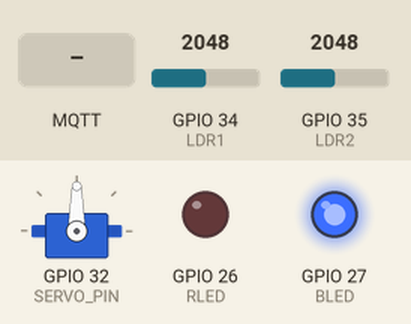
This sketch was run on a simulated ESP32. On the bench: servo, output pins drawn as LEDs (lit = HIGH). Inputs (shaded band) come from the test bench; at power-on: GPIO 34 (LDR1) = 2048, GPIO 35 (LDR2) = 2048. WiFi joins after 1.5 s; servers stay silent unless stated; no MQTT or app messages arrive unless stated; what the sketch prints to the serial monitor is not drawn.

Above: at 1.2 s.
1.3 s: MQTT message "CLOSE" arrives on the first subscribed topic
At 2.3 s:
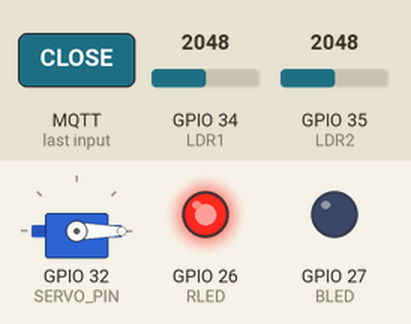
2.8 s: MQTT message "OPEN" arrives on the first subscribed topic
At 3.3 s:
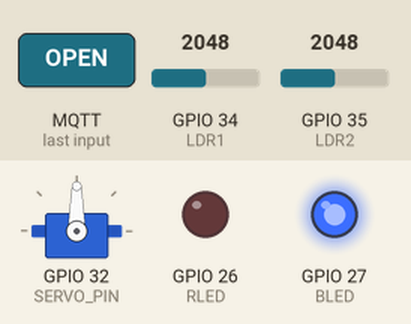
4.3 s: MQTT message "Boost" arrives on the first subscribed topic
5.8 s: GPIO 34 (LDR1) set to 1040
7.3 s: GPIO 34 (LDR1) set to 950
9.1 s: GPIO 35 (LDR2) set to 1063
10.6 s: GPIO 35 (LDR2) set to 931
Timing chart, 0 to 13.6 s (numbered marks = the images above; inputs shaded):
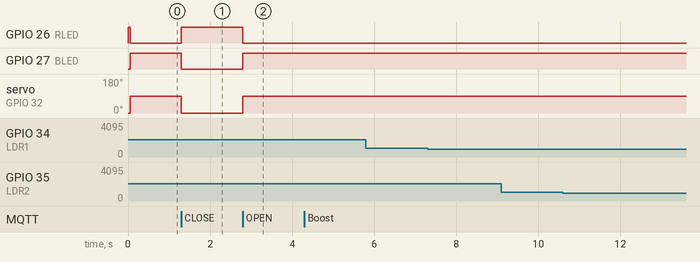

The sketch:

MiniProject.ino
```cpp
#include <ESP32Servo.h>
#include <WiFi.h>
#include <PubSubClient.h>

const char* ssid = "@JumboPlusIoT";
const char* password = "hr92o378";
const char* mqtt_server = "test.mosquitto.org";

#define LDR1 34
#define LDR2 35
#define SERVO_PIN 32
#define BLED 27
#define RLED 26

#define DARK_DETECT 800
#define LIGHT_RELEASE 1300
#define L 2600
#define H 3200
#define OPEN_ANGLE 90
#define CLOSE_ANGLE 0
#define MAX_SLOTS 5

int carCount = 0;
int lastSentCount = -1;
bool isManualMode = false; // เพิ่มตัวแปรเช็กโหมด Manual
enum SystemState { IDLE, CAR_ENTERING, CAR_EXITING, WAIT_CLOSE, MANUAL_HOLD};
SystemState currentState = IDLE;
unsigned long timer = 0;

Servo gate;
WiFiClient espClient;
PubSubClient client(espClient);

void setup() {
  Serial.begin(115200);
  pinMode(BLED, OUTPUT);
  pinMode(RLED, OUTPUT);

  gate.attach(SERVO_PIN, 500, 2400);
  gate.write(CLOSE_ANGLE);
  Serial.println("Ready. State: IDLE");

  digitalWrite(RLED,HIGH);

  WiFi.begin(ssid, password);
  client.setServer(mqtt_server, 1883);
  client.setCallback(callback);
}

void loop() {
  if (!client.connected()) reconnect();
  client.loop();

  // ทำงานส่วนเซนเซอร์เฉพาะเมื่อไม่ได้อยู่ในโหมด Manual
  if (!isManualMode) {
    int v1 = analogRead(LDR1);
    int v2 = analogRead(LDR2);

    Serial.print(v1);
    Serial.print("    ");
    Serial.print(v2);


    switch (currentState) {
      case IDLE:
        LED(0);
        if (v1 < DARK_DETECT) {
          if (carCount < MAX_SLOTS) {
            gate.write(OPEN_ANGLE); LED(1);
            client.publish("Group7/status", "Entering...", true);
            currentState = CAR_ENTERING;
          } else {
            client.publish("Group7/status", "PARKING FULL!", true);
            digitalWrite(RLED, LOW); delay(200); digitalWrite(RLED, HIGH);
          }
        }
        else if (v2 < L) {
          LED(1);
          gate.write(OPEN_ANGLE);
          client.publish("Group7/status", "Exiting...", true);
          currentState = CAR_EXITING;
          Serial.println("State: CAR_EXITING");
        }
        break;

      case CAR_ENTERING:
        if (v2 < L) {
          carCount++;
          currentState = WAIT_CLOSE;
          client.publish("Group7/count", String(carCount).c_str(), true);
          timer = millis();
          Serial.println("Success: Car Entered. New Count: " + String(carCount));
        }
        break;

      case CAR_EXITING:
        if (v1 < DARK_DETECT) {
          if(carCount > 0) carCount--;
          currentState = WAIT_CLOSE;
          client.publish("Group7/count", String(carCount).c_str(), true);
          timer = millis();
          Serial.println("Success: Car Exited. New Count: " + String(carCount));
        }
        break;

      case WAIT_CLOSE:
        if (v1 > LIGHT_RELEASE && v2 > H && (millis() - timer > 2000)) {
          gate.write(CLOSE_ANGLE);
          LED(0);
          if (carCount != lastSentCount) {
              lastSentCount = carCount;
          }
          client.publish("Group7/status", "Ready", true);
          currentState = IDLE;
          Serial.println("State: IDLE (Gate Closed)");
        }
        break;

      case MANUAL_HOLD:
        break;
    }
  }
}

void LED(int a){
    if(a==1){
    digitalWrite(BLED,HIGH);
    digitalWrite(RLED,LOW);}
    if(a==0){
    digitalWrite(BLED,LOW);
    digitalWrite(RLED,HIGH);}
}

void callback(char* topic, byte* payload, unsigned int length) {
  String msg = "";
  for (int i = 0; i < length; i++) msg += (char)payload[i];
  String strTopic = String(topic);

  if (strTopic == "Group7/command") {
    // กรณีที่ 1: กดปุ่มสั่งเปิด (จะเข้าโหมด Manual อัตโนมัติ)
    if (msg == "OPEN") {
      isManualMode = true;        // หยุดการทำงานของเซนเซอร์ LDR ใน loop()
      currentState = MANUAL_HOLD; // ล็อกสถานะระบบไม่ให้เปลี่ยนไปมา
      gate.write(OPEN_ANGLE);
      LED(1);
      client.publish("Group7/status", "MODE: MANUAL (Opened)", true);
      Serial.println("Manual Command: OPEN. Sensor Paused.");
    }

    // กรณีที่ 2: กดปุ่มสั่งปิด (จะเข้าโหมด Manual อัตโนมัติ)
    else if (msg == "CLOSE") {
      isManualMode = true;
      currentState = MANUAL_HOLD;
      gate.write(CLOSE_ANGLE);
      LED(0);
      client.publish("Group7/status", "MODE: MANUAL (Closed)", true);
      Serial.println("Manual Command: CLOSE. Sensor Paused.");
    }

    // กรณีที่ 3: กดปุ่ม Boost เพื่อกลับสู่โหมด Auto
    else if (msg == "Boost") {
      isManualMode = false;       // เปิดการทำงานของเซนเซอร์ LDR ให้กลับมาทำงาน
      currentState = IDLE;        // รีเซ็ตสถานะกลับไปจุดเริ่มต้น
      gate.write(CLOSE_ANGLE);    // ปิดประตูก่อนเพื่อความปลอดภัย
      LED(0);
      client.publish("Group7/status", "MODE: AUTO (Ready)", true);
      Serial.println("Return to AUTO Mode");
    }
  }
}

void reconnect() {
  while (!client.connected()) {
    if (client.connect("ESP32_Parking_Final")) {
      client.subscribe("Group7/command");
      client.subscribe("Group7/mode"); // Subscribe หัวข้อโหมดเพิ่ม
    } else { delay(5000); }
  }
}
```

Measured:
- after the input at 1.3 s, GPIO 26 (RLED): LOW → HIGH at once; GPIO 27 (BLED): HIGH → LOW at once; servo on GPIO 32 (SERVO_PIN): 90° → 0° at once
- after the input at 2.8 s, GPIO 26 (RLED): HIGH → LOW at once; GPIO 27 (BLED): LOW → HIGH at once; servo on GPIO 32 (SERVO_PIN): 0° → 90° at once
- after the input at 5.8 s, every drawn part: stays the same
- after the input at 7.3 s, every drawn part: stays the same
- after the input at 9.1 s, every drawn part: stays the same
- after the input at 10.6 s, every drawn part: stays the same
